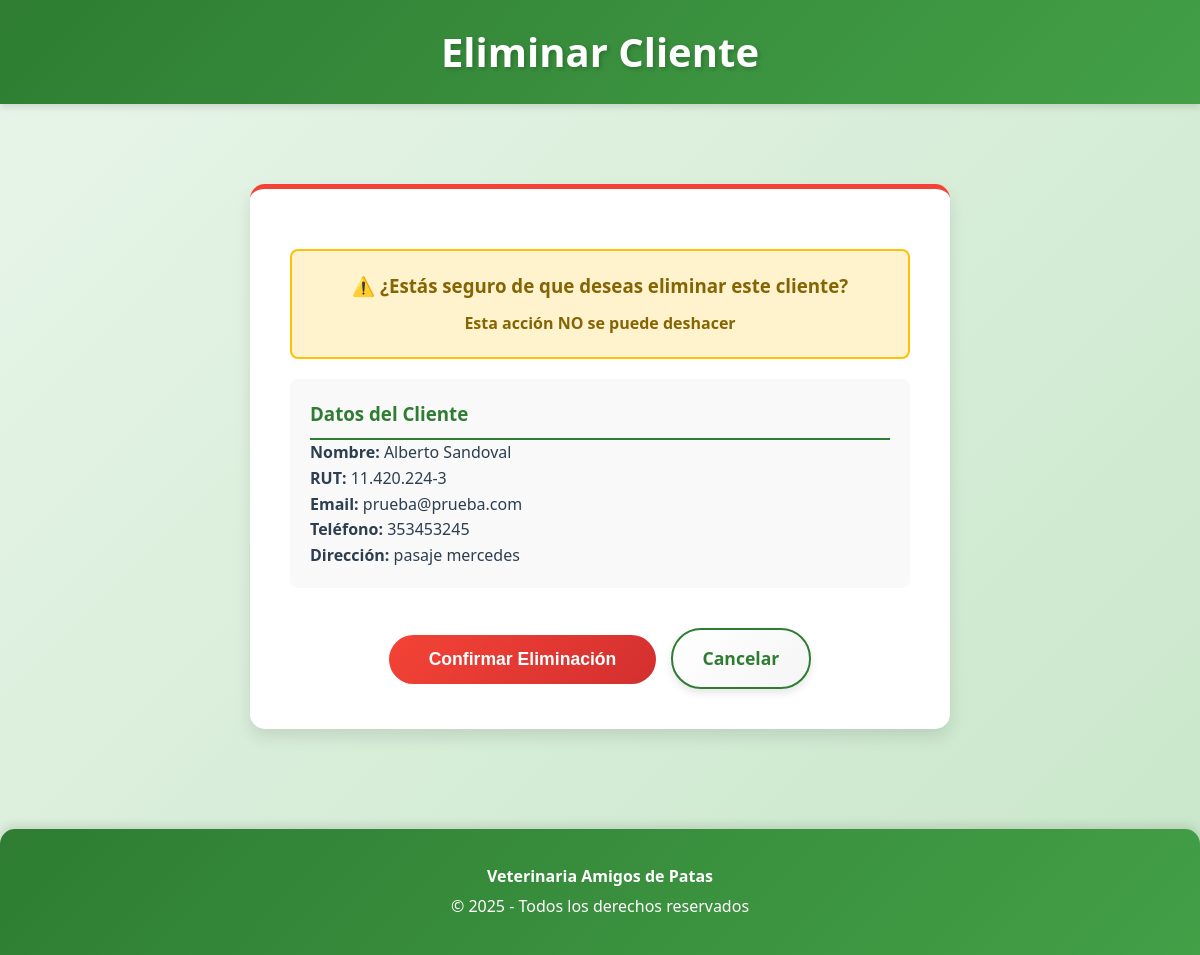
Screenshot of /clientes/eliminar/1/ (signed in) with the database file from the repository.
### appVeterinaria/models.py (models this page shows, shortened)
class ClienteVet(models.Model):
    nombre = models.CharField(
        max_length=60,
        validators=[RegexValidator(
            regex=r'^[a-zA-ZáéíóúÁÉÍÓÚñÑ\s]+$',
            message="El nombre solo puede contener letras y espacios.")]
    )
    apellido = models.CharField(
        max_length=45,
        validators=[RegexValidator(
            regex=r'^[a-zA-ZáéíóúÁÉÍÓÚñÑ\s]+$',
            message="El apellido solo puede contener letras y espacios.")]
    )
    telefono = models.CharField(
        max_length=12,
        validators=[RegexValidator(
            regex=r'^\d{9,12}$',
            message="El teléfono debe contener entre 9 y 12 dígitos.")]
    )
    email = models.EmailField(
        max_length=80,
        unique=True,
        error_messages={"unique": "Este correo electrónico ya está registrado."}
    )
    rut = models.CharField(
        max_length=13,
        unique=True,
        validators=[RegexValidator(
            regex=r'^\d{1,2}\.\d{3}\.\d{3}-[\dkK]$',
            message="El RUT debe tener el formato 12.345.678-K.")]
    )
    direccion = models.CharField(
        max_length=200,
        validators=[MinLengthValidator(10, "La dirección debe tener al menos 10 caracteres.")]
    )

### appVeterinaria/views.py (the view)
# urls.py: path('clientes/eliminar/<int:cliente_id>/', views.eliminar_cliente, name='eliminar_cliente'),
def eliminar_cliente(request, cliente_id):
    if not tiene_permiso(request, 'clientes'):
        messages.error(request, 'No tienes permiso para realizar esta acción.')
        return redirect('inicio')
    try:
        cliente = ClienteVet.objects.get(id=cliente_id)
    except ClienteVet.DoesNotExist:
        messages.error(request, 'El cliente no existe.')
        return redirect('clientesVet')
    if request.method == 'POST':
        nombre = f"{cliente.nombre} {cliente.apellido}"
        cliente.delete()
        messages.success(request, f'Cliente {nombre} eliminado exitosamente.')
        return redirect('clientesVet')
    return render(request, 'appVeterinaria/eliminar_cliente.html', {'cliente': cliente})

### appVeterinaria/views.py (called while the page is built)
def usuario_logueado(request):
    return request.session.get('user_logged', False)

def tiene_permiso(request, modulo):
    if not usuario_logueado(request):
        return False
    rol = request.session.get('rol', '')
    permisos = PERMISOS_ROL.get(rol, [])
    return modulo in permisos

### templates/appVeterinaria/eliminar_cliente.html (shortened to what this page needs)
<!DOCTYPE html>
<html lang="es">
<head>
    {% load static %}
    <link rel="stylesheet" href="{% static 'css/styles.css' %}">
</head>
<body>
    <header class="main-header">
        <h1>Eliminar Cliente</h1>
    </header>
    <div class="content">
        <div class="confirmation-container">
            <div class="warning-box">
                <h3>⚠️ ¿Estás seguro de que deseas eliminar este cliente?</h3>
                <p style="color: #856404; font-weight: bold; margin: 0;">Esta acción NO se puede deshacer</p>
            </div>
            <div class="client-details">
                <h3 style="color: var(--primary-green); border-bottom: 2px solid var(--primary-green); padding-bottom: 10px;">Datos del Cliente</h3>
                <p><strong>Nombre:</strong> {{ cliente.nombre }} {{ cliente.apellido }}</p>
                <p><strong>RUT:</strong> {{ cliente.rut }}</p>
                <p><strong>Email:</strong> {{ cliente.email }}</p>
                <p><strong>Teléfono:</strong> {{ cliente.telefono }}</p>
                <p><strong>Dirección:</strong> {{ cliente.direccion }}</p>
            </div>
            <form method="post" style="text-align: center;">
                <button type="submit" class="btn-danger" onclick="return confirm('⚠️ ÚLTIMA ADVERTENCIA: ¿Confirmas la eliminación? Esta acción es PERMANENTE.');">Confirmar Eliminación</button>
                <a href="{% url 'clientesVet' %}" class="btn-menu">Cancelar</a>
            </form>
        </div>
    </div>
    <div class="footer">
        <p><strong>Veterinaria Amigos de Patas</strong></p>
        <p>&copy; 2025 - Todos los derechos reservados</p>
    </div>
</body>
</html>

### static/css/styles.css (style rules this page uses)
:root { --primary-green: #2e7d32; --secondary-green: #43a047; --light-green: #66bb6a; --very-light-green: #c8e6c9; --background-green: #e8f5e9; --dark-green: #1b5e20; --accent-orange: #ff9800; --white: #ffffff; --text-dark: #2c3e50; --shadow: rgba(0, 0, 0, 0.1); --shadow-hover: rgba(0, 0, 0, 0.2); }
* { margin: 0; padding: 0; box-sizing: border-box; }
body { font-family: 'Segoe UI', Tahoma, Geneva, Verdana, sans-serif; background: linear-gradient(135deg, #e8f5e9 0%, #c8e6c9 100%); color: var(--text-dark); line-height: 1.6; min-height: 100vh; }
.main-header { background: linear-gradient(135deg, var(--primary-green) 0%, var(--secondary-green) 100%); padding: 20px; color: var(--white); box-shadow: 0 4px 6px var(--shadow); position: sticky; top: 0; z-index: 100; }
.main-header h1 { display: flex; align-items: center; justify-content: center; font-size: 2.5em; margin: 0; text-shadow: 2px 2px 4px rgba(0, 0, 0, 0.2); animation: slideDown 0.5s ease-out; }
.content { max-width: 1200px; margin: 30px auto; padding: 20px; animation: fadeIn 0.6s ease-out; }
.btn-menu { display: inline-block; padding: 14px 30px; background: linear-gradient(135deg, var(--white) 0%, #f5f5f5 100%); color: var(--primary-green); text-align: center; text-decoration: none; border: 2px solid var(--primary-green); border-radius: 30px; font-size: 1.1em; font-weight: bold; transition: all 0.3s ease; margin-top: 20px; box-shadow: 0 4px 8px var(--shadow); }
.footer { text-align: center; margin-top: 50px; padding: 30px 20px; background: linear-gradient(135deg, var(--primary-green) 0%, var(--secondary-green) 100%); color: var(--white); border-radius: 15px 15px 0 0; box-shadow: 0 -4px 8px var(--shadow); }
.footer p { margin: 5px 0; font-size: 1em; }

### templates/appVeterinaria/eliminar_cliente.html (style rules this page uses)
.confirmation-container { max-width: 700px; margin: 30px auto; background: var(--white); padding: 40px; border-radius: 15px; box-shadow: 0 8px 16px var(--shadow); border-top: 5px solid #f44336; }
.warning-box { background-color: #fff3cd; border: 2px solid #ffc107; border-radius: 8px; padding: 20px; margin: 20px 0; text-align: center; }
.warning-box h3 { color: #856404; margin: 0 0 10px 0; }
.client-details { background-color: #f9f9f9; padding: 20px; border-radius: 8px; margin: 20px 0; }
.btn-danger { display: inline-block; padding: 14px 40px; background: linear-gradient(135deg, #f44336 0%, #d32f2f 100%); color: var(--white); border: none; border-radius: 30px; font-size: 1.1em; font-weight: bold; cursor: pointer; transition: all 0.3s ease; margin-right: 10px; }

### rows the page displays
ClienteVet: nombre "Alberto", apellido "Sandoval", rut "11.420.224-3", email "prueba@prueba.com", telefono "353453245", direccion "pasaje mercedes"
